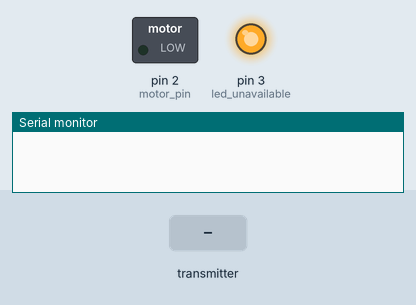
A sketch run on a simulated Arduino Uno, built with avr-gcc and run on an emulated ATmega328P. On the bench: switched loads named in the sketch (green lamp = pin HIGH), output pins drawn as LEDs (lit = HIGH), the last lines printed to the serial monitor. Dashed ring = blinking. The test bench sets the inputs (shaded band). No radio packets arrive unless stated.

Above: at 2.9 s.
3.0 s: the transmitter starts sending button_value = 1
At 3.8 s:
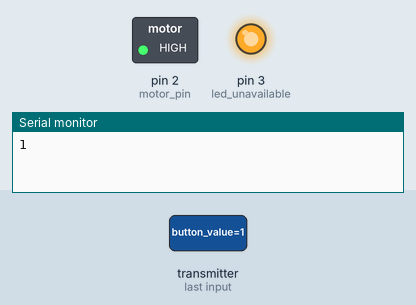
At 4.3 s:
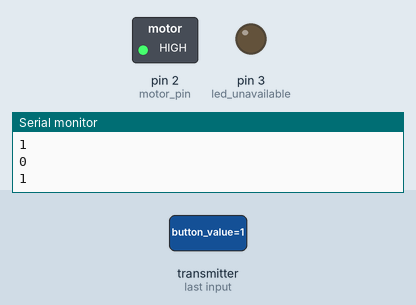
5.5 s: the transmitter starts sending button_value = 0
At 6.25 s:
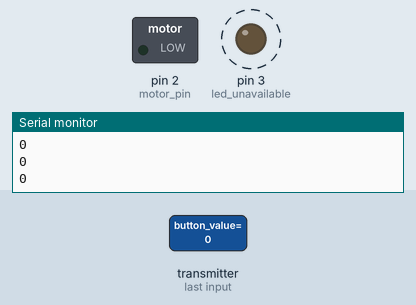
Timing chart, 0 to 14.5 s (numbered marks = the images above; inputs shaded):
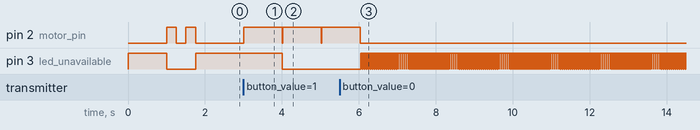

The sketch:

Receiver_Adafruit_V1.ino
```cpp
//11/19/2021 RECIEVER for HAPTIC DEVICE
//Derived from 211115_Inventeams_Reciever_HapticDevice
//Changes:
// ce 7, csn 9, led unavaibable 3,


#include <SPI.h> // 11-15 addition
#include <nRF24L01.h>
#include <printf.h>
#include <RF24.h>
#include <RF24_config.h>

RF24 radio(7, 9); // CE, CSN
const byte address[1] = "00002"; //radio 'channel'
boolean button_state = 0;
int motor_pin = 2;
int button_value = 0;
int led_unavailable = 3;

int csn = 9;
int ce = 7;
void setup() {
pinMode(motor_pin, OUTPUT);
pinMode(led_unavailable, OUTPUT); //11-15 addition
Serial.begin(9600);
radio.begin();
radio.openReadingPipe(0, address);   //Setting the address at which we will receive the data
radio.setPALevel(RF24_PA_MAX);       //You can set this as minimum or maximum depending on the distance between the transmitter and receiver.
radio.setDataRate(RF24_250KBPS); // data sent 250 KB per second
radio.setChannel(108);
radio.startListening();              //This sets the module as receiver

pinMode(csn, HIGH);
pinMode(ce, HIGH);

//Initialization Sequence//
digitalWrite(led_unavailable, HIGH);
delay(1000);
digitalWrite(led_unavailable, LOW);

digitalWrite(motor_pin, HIGH);
delay(250);
digitalWrite(motor_pin, LOW);
delay(250);
digitalWrite(motor_pin, HIGH);
delay(250);
digitalWrite(motor_pin, LOW);
}

void loop() {
if (radio.available()){              //Looking for the data.
    radio.read(&button_value, sizeof(button_value));    //Reading the data
    //Serial.println(button_value);
    Serial.println(button_value);
    if(button_value == 1){
      digitalWrite(motor_pin, HIGH);
      delay(1000);
      digitalWrite(motor_pin,LOW);
      button_value = 0;
      Serial.println(button_value);
    }
    else if(button_value == 28505){
    }
    else {
      digitalWrite(motor_pin, LOW);
    }
    //Serial.println("here");
    digitalWrite(led_unavailable, LOW);
  }
  else {
    //Serial.println("unavailable");
    digitalWrite(led_unavailable, HIGH);
    //button_value = 0;
  }
delay(10);
}
```

Measured:
- after the input at 3.0 s, pin 2 (motor_pin): alternates HIGH for 1.0 s and LOW for 0.01 s, starting at once; pin 3 (led_unavailable): HIGH → LOW after 1.0 s
- after the input at 5.5 s, pin 2 (motor_pin): goes on until 6.0 s, then stays LOW; pin 3 (led_unavailable): alternates HIGH for 0.04 s and LOW for 0.01 s, starting after 0.55 s
